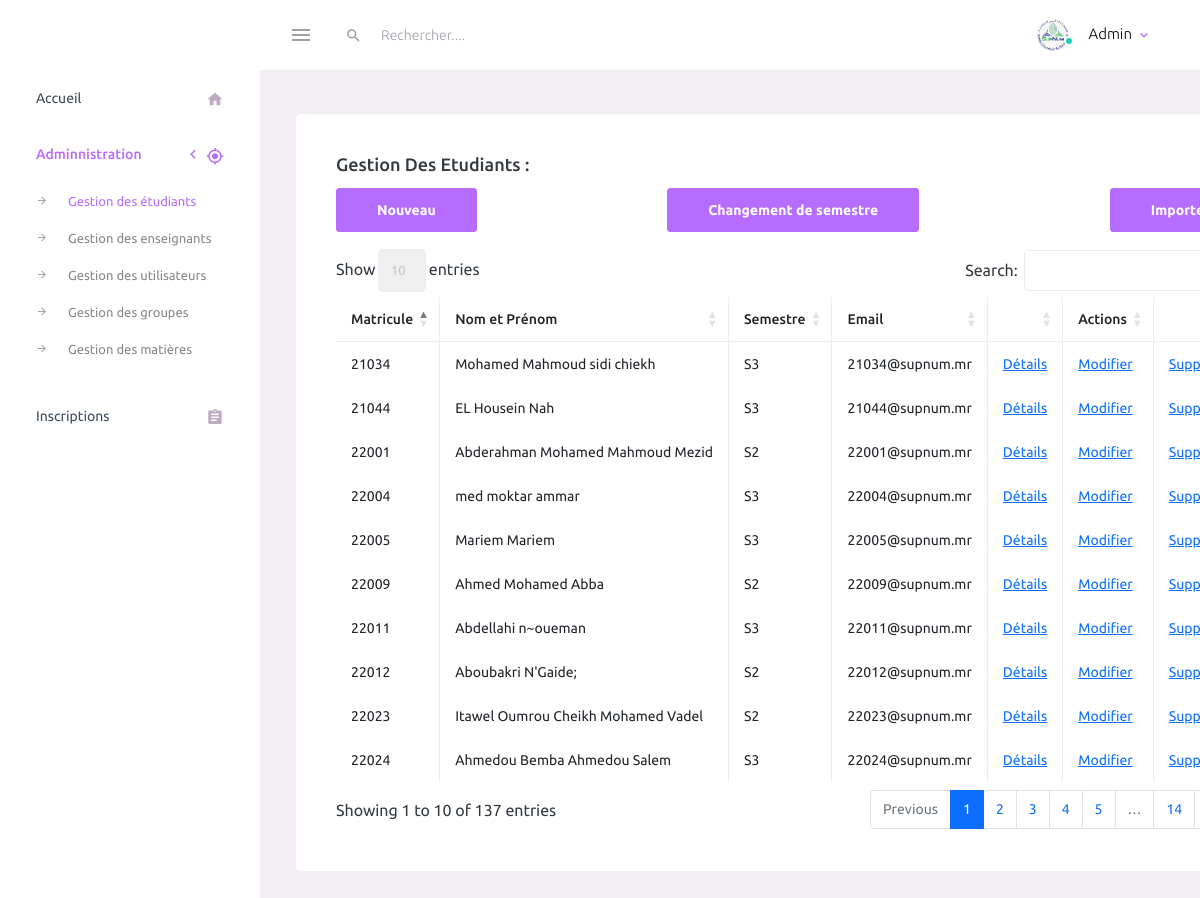
The page /admin/etudiant.php (signed in) on the database its author committed.
### tables this page shows
CREATE TABLE `etudiant` (
`id_etud` int(10) PRIMARY KEY AUTO_INCREMENT ,
`matricule` varchar(50) NOT NULL UNIQUE,
`nom` varchar(60) DEFAULT NULL,
`prenom` varchar(60) DEFAULT NULL,
`lieu_naiss` varchar(100) DEFAULT NULL,
`Date_naiss` date DEFAULT NULL,
`id_semestre` int(10) DEFAULT NULL,
`annee` varchar(50) DEFAULT NULL,
`email` varchar(50) DEFAULT NULL,
`id_role` int(11) NOT NULL,
`id_groupe` int(10) DEFAULT NULL,
`id_dep` int(10) DEFAULT NULL,
`groupe_td` varchar(60) DEFAULT NULL,
FOREIGN KEY (id_semestre) REFERENCES semestre(id_semestre),
FOREIGN KEY (id_dep) REFERENCES departement(id),
FOREIGN KEY (id_role) REFERENCES role(id_role),
FOREIGN KEY (id_groupe) REFERENCES groupe(id_groupe)
);

CREATE TABLE `semestre` (
`id_semestre` int(10) PRIMARY KEY AUTO_INCREMENT,
`nom_semestre` varchar(50) DEFAULT NULL
);

### admin/etudiant.php (the view, shortened to what this page needs)
<?php
include_once 'nav_bar.php';
$req = mysqli_query($conn, "SELECT * FROM etudiant INNER JOIN semestre USING(id_semestre) ORDER by matricule asc;");
?>
<div class="main-panel">
    <div class="content-wrapper">
        <div class="page-header">
            <div class="row">
                <div class="col-lg-12 grid-margin stretch-card">
                    <div class="card">
                        <div class="card-body">
                            <h4 class="card-title">Gestion des etudiants :</h4>
                            <div style="display: flex; justify-content: space-between;">
                                <a href="ajouter_etudiant.php" class="btn btn-primary">Nouveau</a>
                                <a href="change_semestre.php" class="btn btn-primary">Changement de semestre</a>
                                <a href="importer_etudiant.php" class="btn btn-primary ml-25">Importer</a>
                            </div>
                            <br>
                            <table id="example" class="table table-bordered" style="width:100%">
                                <thead>
                                    <tr>
                                        <th>Matricule</th>
                                        <th>Nom et Prénom</th>
                                        <th>Semestre</th>
                                        <th>Email</th>
                                        <th></th>
                                        <th>Actions</th>
                                        <th></th>
                                    </tr>
                                </thead>
                                <tbody>
                                <?php
                                while ($row = mysqli_fetch_array($req)) {
                                    ?>
                                    <tr>
                                        <td><?php echo $row['matricule']; ?></td>
                                        <td><?php echo $row['nom'] . ' ' . $row['prenom']; ?></td>
                                        <td><?php echo $row['nom_semestre']; ?></td>
                                        <td><?php echo $row['email']; ?></td>
                                        <td><a href="detail_etudiant.php?id_etud=<?=$row['id_etud']?>">Détails</a></td>
                                        <td><a href="modifier_etudiant.php?id_etud=<?=$row['id_etud']?>">Modifier</a></td>
                                        <td><a href="supprimer_etudiant.php?id_etud=<?=$row['id_etud']?>" id="supprimer">Supprimer</a></td>
                                    </tr>
                                <?php
                                }
                                ?>
                                </tbody>
                            </table>
                        </div>
                    </div>
                </div>
            </div>
        </div>
    </div>
</div>

### rows shown on the page
etudiant: matricule "21034", nom "Mohamed Mahmoud", prenom "sidi chiekh", id_semestre.nom_semestre "S3", email "21034@supnum.mr"
etudiant: matricule "21044", nom "EL Housein", prenom "Nah", id_semestre.nom_semestre "S3", email "21044@supnum.mr"
etudiant: matricule "22001", nom "Abderahman", prenom "Mohamed Mahmoud Mezid", id_semestre.nom_semestre "S2", email "22001@supnum.mr"
etudiant: matricule "22004", nom "med moktar", prenom "ammar", id_semestre.nom_semestre "S3", email "22004@supnum.mr"
etudiant: matricule "22005", nom "Mariem", prenom "Mariem", id_semestre.nom_semestre "S3", email "22005@supnum.mr"
etudiant: matricule "22009", nom "Ahmed", prenom "Mohamed Abba", id_semestre.nom_semestre "S2", email "22009@supnum.mr"
etudiant: matricule "22011", nom "Abdellahi", prenom "n~oueman", id_semestre.nom_semestre "S3", email "22011@supnum.mr"
etudiant: matricule "22012", nom "Aboubakri", prenom "N'Gaide;", id_semestre.nom_semestre "S2", email "22012@supnum.mr"
etudiant: matricule "22023", nom "Itawel Oumrou", prenom "Cheikh Mohamed Vadel", id_semestre.nom_semestre "S2", email "22023@supnum.mr"
etudiant: matricule "22024", nom "Ahmedou Bemba", prenom "Ahmedou Salem", id_semestre.nom_semestre "S3", email "22024@supnum.mr"
